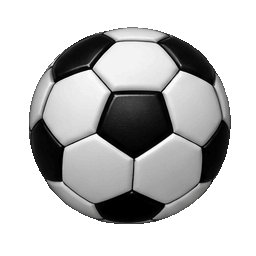
#> input picture tool/ball_src/nx_spin_png/frame_01.png, 256 x 256 px; its folder holds 4 pictures in this run
$ python build_fs_nx_balls.py
#> lines starting #> are read from the running program, lines starting #| are printed output that depends on the picture
#!/usr/bin/env python3
"""Finger soccer v7: build the two GIF match balls (owner art, 2026-11-20) into game strips.

  nx_spin_24.webp   <- tool/ball_src/nx_spin_png/frame_01..24.png (clean PNG frames of
                       nx_ball_fixed_center_spin.gif: 256x256, 24 frames, 90 ms)
  nx_star_16.webp   <- tool/ball_src/nx_football_16_frames.gif (384x256, 16 frames, 90 ms; the ball sits in the
                       middle of a wide transparent canvas with a 1-bit alpha edge)

Every frame keeps the GIF's own order (the game plays them at the GIF's 90 ms). Each frame is re-centred on its own
ball silhouette (alpha centroid, sub-pixel) so the ball turns about a fixed centre with no wobble, scaled so the ball
radius is BALL_R px in a BALL_S px cell (kBmBallArtFill = 76 / 80, like tool/build_fs_assets.py), and trimmed with
one anti-aliased circular mask (clean round edge, transparent background, no GIF matte fringe).
Usage: python3 tool/build_fs_nx_balls.py [repo root]
"""
import os
import sys

import numpy as np
from PIL import Image, ImageSequence

BALL_S = 160
BALL_R = 76.0


def silhouette(fr):
    a = np.asarray(fr.convert('RGBA'))[..., 3] > 127
    ys, xs = np.nonzero(a)
    return xs.mean() + .5, ys.mean() + .5, float(np.sqrt(a.sum() / np.pi))


def fit(frames, out_strip, out_thumb, mask_r):
    st = [silhouette(f) for f in frames]
    r_src = float(np.median([s[2] for s in st]))  # one scale for every frame (a sphere does not change size)
    k = BALL_R / r_src
    yy, xx = np.mgrid[0:BALL_S, 0:BALL_S]
    d = np.sqrt((xx + .5 - BALL_S / 2) ** 2 + (yy + .5 - BALL_S / 2) ** 2)
    mask = np.clip(mask_r + .5 - d, 0, 1)
    strip = Image.new('RGBA', (BALL_S * len(frames), BALL_S), (0, 0, 0, 0))
    big = 4  # supersample the resample, then box down (crisper than one bicubic pass)
    for i, (f, (cx, cy, _)) in enumerate(zip(frames, st)):
        src = f.convert('RGBA')
        # premultiply so transparent matte colour never bleeds into the edge
        a = np.asarray(src).astype(np.float32)
        a[..., :3] *= a[..., 3:4] / 255.0
        pm = Image.fromarray(a.clip(0, 255).astype(np.uint8), 'RGBA')
        S = BALL_S * big
        kk = k * big
        # output pixel (u, v) <- source (cx + (u - S/2) / kk, cy + (v - S/2) / kk)
        coeffs = (1 / kk, 0, cx - S / 2 / kk, 0, 1 / kk, cy - S / 2 / kk)
        o = pm.transform((S, S), Image.AFFINE, coeffs, resample=Image.BICUBIC)
        o = o.resize((BALL_S, BALL_S), Image.BOX)
        b = np.asarray(o).astype(np.float32)
        al = b[..., 3] * mask
        rgb = np.where(b[..., 3:4] > 0, b[..., :3] * 255.0 / np.maximum(b[..., 3:4], 1), 0)
        out = np.dstack([rgb, al]).clip(0, 255).astype(np.uint8)
        strip.paste(Image.fromarray(out, 'RGBA'), (i * BALL_S, 0))
    strip.save(out_strip, 'WEBP', quality=92, method=6, alpha_quality=100)
    strip.crop((0, 0, BALL_S, BALL_S)).save(out_thumb, 'WEBP', quality=92, method=6, alpha_quality=100)
    return r_src, st


def main():
    root = sys.argv[1] if len(sys.argv) > 1 else os.path.dirname(os.path.dirname(os.path.abspath(__file__)))
    src = os.path.join(root, 'tool/ball_src')
    out = os.path.join(root, 'assets/games/bermuda/balls')
    spin = [Image.open(os.path.join(src, 'nx_spin_png', 'frame_%02d.png' % i)) for i in range(1, 25)]
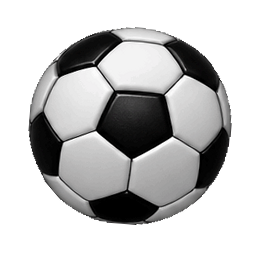
#> input picture tool/ball_src/nx_spin_png/frame_04.png, 256 x 256 px, given in place of frame_03.png, which was not available
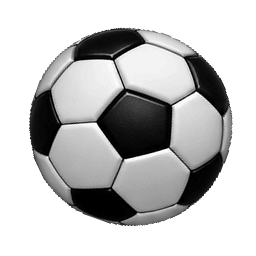
#> input picture tool/ball_src/nx_spin_png/frame_06.png, 256 x 256 px
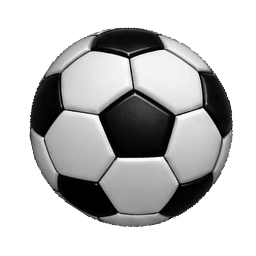
#> input picture tool/ball_src/nx_spin_png/frame_07.png, 256 x 256 px
    gif = Image.open(os.path.join(src, 'nx_football_16_frames.gif'))
    star = [f.copy() for f in ImageSequence.Iterator(gif)]
    assert len(spin) == 24 and len(star) == 16, (len(spin), len(star))
    for f in ImageSequence.Iterator(gif):
        assert f.info.get('duration') == 90
    r1, _ = fit(spin, os.path.join(out, 'nx_spin_24.webp'), os.path.join(out, 'nx_spin_thumb.webp'), BALL_R)
    # the GIF edge is 1-bit with a grey matte: trim half a pixel more
    r2, _ = fit(star, os.path.join(out, 'nx_star_16.webp'), os.path.join(out, 'nx_star_thumb.webp'), BALL_R - .6)
    print('nx_spin: src radius %.2f px, 24 frames; nx_star: src radius %.2f px, 16 frames' % (r1, r2))


if __name__ == '__main__':
#> (the run stopped early here; a loop or call above may not have finished)
